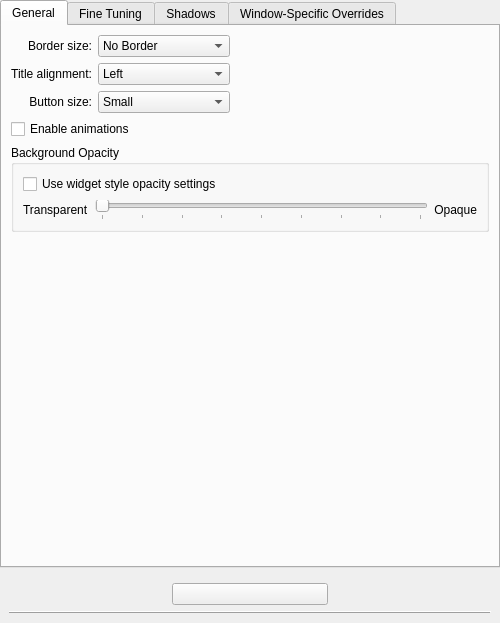
<?xml version="1.0" encoding="UTF-8"?>
<ui version="4.0">
 <class>OxygenConfigurationUI</class>
 <widget class="QWidget" name="OxygenConfigurationUI">
  <property name="geometry">
   <rect>
    <x>0</x>
    <y>0</y>
    <width>500</width>
    <height>623</height>
   </rect>
  </property>
  <property name="sizePolicy">
   <sizepolicy hsizetype="Preferred" vsizetype="Preferred">
    <horstretch>0</horstretch>
    <verstretch>0</verstretch>
   </sizepolicy>
  </property>
  <layout class="QVBoxLayout" name="verticalLayout">
   <property name="leftMargin">
    <number>0</number>
   </property>
   <property name="topMargin">
    <number>0</number>
   </property>
   <property name="rightMargin">
    <number>0</number>
   </property>
   <property name="bottomMargin">
    <number>0</number>
   </property>
   <item>
    <widget class="QTabWidget" name="tabWidget">
     <property name="currentIndex">
      <number>0</number>
     </property>
     <property name="usesScrollButtons">
      <bool>false</bool>
     </property>
     <widget class="QWidget" name="tab">
      <attribute name="title">
       <string>General</string>
      </attribute>
      <layout class="QGridLayout" name="gridLayout_5">
       <item row="2" column="0" colspan="2">
        <widget class="QGroupBox" name="groupBox">
         <property name="title">
          <string>Background Opacity</string>
         </property>
         <layout class="QVBoxLayout" name="verticalLayout_4">
          <item>
           <widget class="QCheckBox" name="opacityFromStyle">
            <property name="text">
             <string>Use widget style opacity settings</string>
            </property>
           </widget>
          </item>
          <item>
           <widget class="QWidget" name="backgroundOpacityWidget" native="true">
            <layout class="QHBoxLayout" name="horizontalLayout">
             <property name="margin">
              <number>0</number>
             </property>
             <item>
              <widget class="QLabel" name="label_7">
               <property name="text">
                <string>Transparent</string>
               </property>
               <property name="alignment">
                <set>Qt::AlignLeading|Qt::AlignLeft|Qt::AlignVCenter</set>
               </property>
              </widget>
             </item>
             <item>
              <widget class="QSlider" name="backgroundOpacity">
               <property name="maximum">
                <number>256</number>
               </property>
               <property name="pageStep">
                <number>32</number>
               </property>
               <property name="orientation">
                <enum>Qt::Horizontal</enum>
               </property>
               <property name="tickPosition">
                <enum>QSlider::TicksBelow</enum>
               </property>
              </widget>
             </item>
             <item>
              <widget class="QLabel" name="label_8">
               <property name="text">
                <string>Opaque</string>
               </property>
               <property name="alignment">
                <set>Qt::AlignRight|Qt::AlignTrailing|Qt::AlignVCenter</set>
               </property>
              </widget>
             </item>
            </layout>
           </widget>
          </item>
         </layout>
        </widget>
       </item>
       <item row="3" column="0" colspan="2">
        <spacer name="verticalSpacer">
         <property name="orientation">
          <enum>Qt::Vertical</enum>
         </property>
         <property name="sizeHint" stdset="0">
          <size>
           <width>20</width>
           <height>40</height>
          </size>
         </property>
        </spacer>
       </item>
       <item row="0" column="0">
        <layout class="QGridLayout" name="gridLayout">
         <item row="0" column="1">
          <widget class="KComboBox" name="frameBorder">
           <item>
            <property name="text">
             <string>No Border</string>
            </property>
           </item>
           <item>
            <property name="text">
             <string>No Side Borders</string>
            </property>
           </item>
           <item>
            <property name="text">
             <string>Tiny</string>
            </property>
           </item>
           <item>
            <property name="text">
             <string>Normal</string>
            </property>
           </item>
           <item>
            <property name="text">
             <string>Large</string>
            </property>
           </item>
           <item>
            <property name="text">
             <string>Very Large</string>
            </property>
           </item>
           <item>
            <property name="text">
             <string>Huge</string>
            </property>
           </item>
           <item>
            <property name="text">
             <string>Very Huge</string>
            </property>
           </item>
           <item>
            <property name="text">
             <string>Oversized</string>
            </property>
           </item>
          </widget>
         </item>
         <item row="1" column="1">
          <widget class="KComboBox" name="titleAlignment">
           <item>
            <property name="text">
             <string>Left</string>
            </property>
           </item>
           <item>
            <property name="text">
             <string>Center</string>
            </property>
           </item>
           <item>
            <property name="text">
             <string>Center (Full Width)</string>
            </property>
           </item>
           <item>
            <property name="text">
             <string>Right</string>
            </property>
           </item>
          </widget>
         </item>
         <item row="1" column="0">
          <widget class="QLabel" name="label_2">
           <property name="text">
            <string>Title alignment:</string>
           </property>
           <property name="alignment">
            <set>Qt::AlignRight|Qt::AlignTrailing|Qt::AlignVCenter</set>
           </property>
           <property name="buddy">
            <cstring>titleAlignment</cstring>
           </property>
          </widget>
         </item>
         <item row="2" column="0">
          <widget class="QLabel" name="label_3">
           <property name="text">
            <string>Button size:</string>
           </property>
           <property name="alignment">
            <set>Qt::AlignRight|Qt::AlignTrailing|Qt::AlignVCenter</set>
           </property>
           <property name="buddy">
            <cstring>buttonSize</cstring>
           </property>
          </widget>
         </item>
         <item row="2" column="1">
          <widget class="KComboBox" name="buttonSize">
           <item>
            <property name="text">
             <string>Small</string>
            </property>
           </item>
           <item>
            <property name="text">
             <string>Normal</string>
            </property>
           </item>
           <item>
            <property name="text">
             <string>Large</string>
            </property>
           </item>
           <item>
            <property name="text">
             <string>Very Large</string>
            </property>
           </item>
           <item>
            <property name="text">
             <string>Huge</string>
            </property>
           </item>
          </widget>
         </item>
         <item row="0" column="0">
          <widget class="QLabel" name="label">
           <property name="text">
            <string>Border size:</string>
           </property>
           <property name="alignment">
            <set>Qt::AlignRight|Qt::AlignTrailing|Qt::AlignVCenter</set>
           </property>
           <property name="buddy">
            <cstring>frameBorder</cstring>
           </property>
          </widget>
         </item>
        </layout>
       </item>
       <item row="0" column="1">
        <spacer name="horizontalSpacer">
         <property name="orientation">
          <enum>Qt::Horizontal</enum>
         </property>
         <property name="sizeHint" stdset="0">
          <size>
           <width>40</width>
           <height>20</height>
          </size>
         </property>
        </spacer>
       </item>
       <item row="1" column="0" colspan="2">
        <layout class="QVBoxLayout" name="verticalLayout_3">
         <item>
          <widget class="QCheckBox" name="animationsEnabled">
           <property name="text">
            <string>Enable animations</string>
           </property>
          </widget>
         </item>
        </layout>
       </item>
      </layout>
     </widget>
     <widget class="QWidget" name="tab_2">
      <attribute name="title">
       <string>Fine Tuning</string>
      </attribute>
      <layout class="QGridLayout" name="gridLayout_2">
       <property name="leftMargin">
        <number>4</number>
       </property>
       <property name="topMargin">
        <number>4</number>
       </property>
       <property name="rightMargin">
        <number>4</number>
       </property>
       <property name="bottomMargin">
        <number>4</number>
       </property>
       <item row="1" column="0">
        <widget class="QLabel" name="label_5">
         <property name="text">
          <string>Separator disp&amp;lay:</string>
         </property>
         <property name="alignment">
          <set>Qt::AlignRight|Qt::AlignTrailing|Qt::AlignVCenter</set>
         </property>
         <property name="buddy">
          <cstring>separatorMode</cstring>
         </property>
        </widget>
       </item>
       <item row="8" column="0" colspan="3">
        <spacer name="verticalSpacer_2">
         <property name="orientation">
          <enum>Qt::Vertical</enum>
         </property>
         <property name="sizeHint" stdset="0">
          <size>
           <width>20</width>
           <height>40</height>
          </size>
         </property>
        </spacer>
       </item>
       <item row="1" column="1">
        <widget class="KComboBox" name="separatorMode">
         <item>
          <property name="text">
           <string>Never Draw Separator</string>
          </property>
         </item>
         <item>
          <property name="text">
           <string>Draw Separator When Window is Active</string>
          </property>
         </item>
         <item>
          <property name="text">
           <string>Always Draw Separator</string>
          </property>
         </item>
        </widget>
       </item>
       <item row="0" column="1">
        <widget class="KComboBox" name="blendColor">
         <item>
          <property name="text">
           <string>Solid Color</string>
          </property>
         </item>
         <item>
          <property name="text">
           <string>Radial Gradient</string>
          </property>
         </item>
         <item>
          <property name="text">
           <string>Follow Style Hint</string>
          </property>
         </item>
        </widget>
       </item>
       <item row="0" column="2">
        <spacer name="horizontalSpacer_2">
         <property name="orientation">
          <enum>Qt::Horizontal</enum>
         </property>
         <property name="sizeHint" stdset="0">
          <size>
           <width>40</width>
           <height>20</height>
          </size>
         </property>
        </spacer>
       </item>
       <item row="3" column="0" colspan="3">
        <widget class="QCheckBox" name="titleOutline">
         <property name="text">
          <string>Outline active window title</string>
         </property>
        </widget>
       </item>
       <item row="0" column="0">
        <widget class="QLabel" name="label_4">
         <property name="text">
          <string>Bac&amp;kground style: </string>
         </property>
         <property name="alignment">
          <set>Qt::AlignRight|Qt::AlignTrailing|Qt::AlignVCenter</set>
         </property>
         <property name="buddy">
          <cstring>blendColor</cstring>
         </property>
        </widget>
       </item>
       <item row="4" column="0" colspan="3">
        <widget class="QCheckBox" name="closeFromMenuButton">
         <property name="text">
          <string>Close windows by double clicking the menu button</string>
         </property>
        </widget>
       </item>
       <item row="5" column="0" colspan="3">
        <widget class="QCheckBox" name="drawSizeGrip">
         <property name="text">
          <string>Add handle to resize windows with no border</string>
         </property>
        </widget>
       </item>
       <item row="6" column="0" colspan="3">
        <widget class="QCheckBox" name="narrowButtonSpacing">
         <property name="text">
          <string>Use narrow space between decoration buttons</string>
         </property>
        </widget>
       </item>
       <item row="7" column="0" colspan="3">
        <widget class="QCheckBox" name="drawBorderOnMaximizedWindows">
         <property name="text">
          <string>Display window borders for maximized windows</string>
         </property>
        </widget>
       </item>
      </layout>
     </widget>
     <widget class="QWidget" name="tab_3">
      <attribute name="title">
       <string>Shadows</string>
      </attribute>
      <layout class="QGridLayout" name="gridLayout_4">
       <item row="0" column="0">
        <layout class="QHBoxLayout" name="horizontalLayout_7">
         <item>
          <widget class="Oxygen::ShadowConfigWidget" name="inactiveShadowConfiguration">
           <property name="title">
            <string>Window Drop-Down Shadow</string>
           </property>
           <property name="checkable">
            <bool>true</bool>
           </property>
          </widget>
         </item>
         <item>
          <widget class="Oxygen::ShadowConfigWidget" name="activeShadowConfiguration">
           <property name="title">
            <string>Active Window Glow</string>
           </property>
           <property name="checkable">
            <bool>true</bool>
           </property>
          </widget>
         </item>
        </layout>
       </item>
       <item row="1" column="0">
        <spacer name="shadowSpacer">
         <property name="orientation">
          <enum>Qt::Vertical</enum>
         </property>
         <property name="sizeHint" stdset="0">
          <size>
           <width>20</width>
           <height>40</height>
          </size>
         </property>
        </spacer>
       </item>
      </layout>
     </widget>
     <widget class="QWidget" name="tab_4">
      <attribute name="title">
       <string>Window-Specific Overrides</string>
      </attribute>
      <layout class="QVBoxLayout" name="verticalLayout_2">
       <item>
        <widget class="Oxygen::ExceptionListWidget" name="exceptions" native="true"/>
       </item>
      </layout>
     </widget>
    </widget>
   </item>
   <item>
    <widget class="QWidget" name="_expertModeContainer" native="true">
     <layout class="QGridLayout" name="gridLayout_6">
      <item row="0" column="1">
       <widget class="QPushButton" name="_expertModeButton">
        <property name="text">
         <string/>
        </property>
       </widget>
      </item>
      <item row="1" column="0" colspan="3">
       <widget class="QFrame" name="frame_2">
        <property name="frameShape">
         <enum>QFrame::HLine</enum>
        </property>
        <property name="frameShadow">
         <enum>QFrame::Raised</enum>
        </property>
       </widget>
      </item>
     </layout>
    </widget>
   </item>
  </layout>
 </widget>
 <customwidgets>
  <customwidget>
   <class>KComboBox</class>
   <extends>QComboBox</extends>
   <header>kcombobox.h</header>
  </customwidget>
  <customwidget>
   <class>Oxygen::ShadowConfigWidget</class>
   <extends>QGroupBox</extends>
   <header>oxygenshadowconfigwidget.h</header>
   <container>1</container>
  </customwidget>
  <customwidget>
   <class>Oxygen::ExceptionListWidget</class>
   <extends>QWidget</extends>
   <header>oxygenexceptionlistwidget.h</header>
   <container>1</container>
  </customwidget>
 </customwidgets>
 <tabstops>
  <tabstop>tabWidget</tabstop>
  <tabstop>frameBorder</tabstop>
  <tabstop>titleAlignment</tabstop>
  <tabstop>buttonSize</tabstop>
  <tabstop>_expertModeButton</tabstop>
  <tabstop>blendColor</tabstop>
  <tabstop>separatorMode</tabstop>
  <tabstop>titleOutline</tabstop>
  <tabstop>narrowButtonSpacing</tabstop>
  <tabstop>inactiveShadowConfiguration</tabstop>
  <tabstop>activeShadowConfiguration</tabstop>
 </tabstops>
 <resources/>
 <connections>
  <connection>
   <sender>opacityFromStyle</sender>
   <signal>toggled(bool)</signal>
   <receiver>backgroundOpacityWidget</receiver>
   <slot>setDisabled(bool)</slot>
   <hints>
    <hint type="sourcelabel">
     <x>249</x>
     <y>222</y>
    </hint>
    <hint type="destinationlabel">
     <x>249</x>
     <y>250</y>
    </hint>
   </hints>
  </connection>
 </connections>
</ui>
